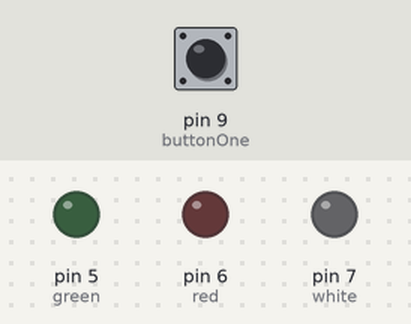
A sketch run on a simulated Arduino Uno, built with avr-gcc and run on an emulated ATmega328P. Shown: output pins drawn as LEDs (lit = HIGH). Dashed ring = blinking. Inputs (shaded band) come from the test bench; at power-on: pin 9 (buttonOne) HIGH. What the sketch prints to the serial monitor is not drawn.

Above: at 1.2 s.
1.3 s: pin 9 (buttonOne) pulled LOW for 0.15 s
At 1.7 s:
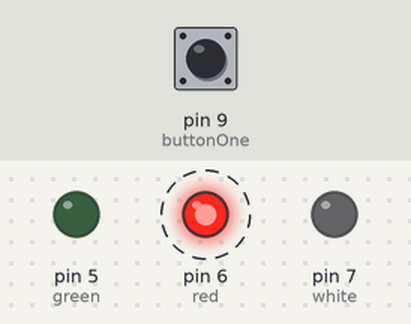
At 2.7 s:
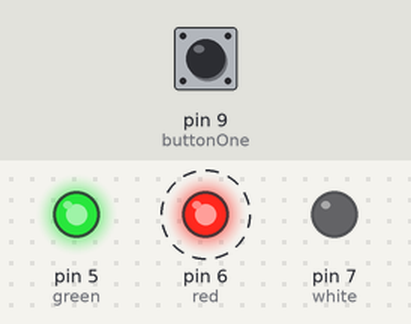
4.3 s: pin 9 (buttonOne) pulled LOW for 3.2 s
At 5.2 s:
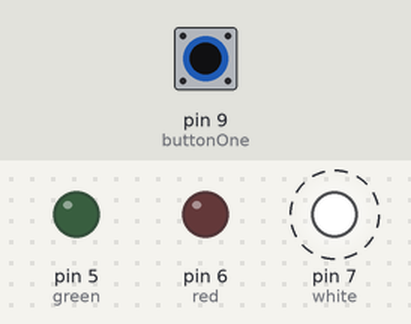
Timing chart, 0 to 10.3 s (numbered marks = the images above; inputs shaded):
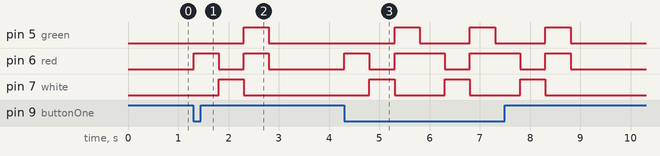

Measured:
- after the input at 1.3 s, pin 5 (green): LOW → HIGH after 1.0 s, → LOW 0.50 s later; pin 6 (red): alternates HIGH for 0.50 s and LOW for 0.50 s, 4 changes in all, then stays LOW, starting at once; pin 7 (white): LOW → HIGH after 0.50 s, → LOW 0.50 s later
- after the input at 4.3 s, pin 5 (green): alternates HIGH for 0.50 s and LOW for 1.0 s, 6 changes in all, then stays LOW, starting after 1.0 s; pin 6 (red): LOW → HIGH at once, then repeats every 1.5 s: LOW 0.50 s, HIGH 1.0 s; pin 7 (white): alternates HIGH for 0.50 s and LOW for 1.0 s, 6 changes in all, then stays LOW, starting after 0.50 s

The sketch:

simon-says-2.ino
```cpp
int white = 7;
int red = 6;
int green = 5;

int buttonOne = 9;
int buttonTwo = 10;
int buttonThree = 11;

void setup() {
  Serial.begin(9600);

  pinMode(white, OUTPUT);
  pinMode(red, OUTPUT);
  pinMode(green, OUTPUT);

  pinMode(buttonOne, INPUT_PULLUP);
  pinMode(buttonTwo, INPUT_PULLUP);
  pinMode(buttonThree, INPUT_PULLUP);

}

void loop () {
  int sensorValue = digitalRead(buttonOne);
  Serial.println(sensorValue);
  delay(1);

  if (sensorValue == 0) {
    seqOne();
  } else {
    digitalWrite(white, LOW);
    digitalWrite(red, LOW);
    digitalWrite(green, LOW);
  }

}

void seqOne() {
  digitalWrite(white, LOW);
  digitalWrite(red, HIGH);
  digitalWrite(green, LOW);
  delay(500);

  digitalWrite(white, HIGH);
  digitalWrite(red, LOW);
  digitalWrite(green, LOW);
  delay(500);

  digitalWrite(white, LOW);
  digitalWrite(red, HIGH);
  digitalWrite(green, HIGH);
  delay(500);
}
```
